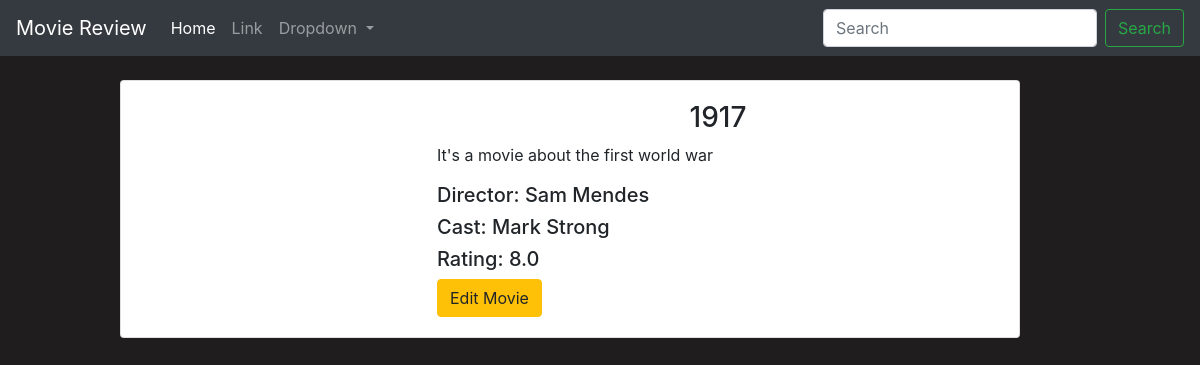
Page /details/3/ on the committed database.
### main/models.py (models this page shows, shortened)
class Movie(models.Model):
    name = models.CharField(max_length=300)
    director = models.CharField(max_length=300)
    cast = models.CharField(max_length=800)
    description = models.TextField(max_length=5000)
    release_date = models.DateField()
    averageRating = models.FloatField()
    image = models.URLField(default=None, null=True)

### main/views.py (the view)
# urls.py: path('details/<int:id>/', views.details, name='detail'),
def details(request, id):
    movie = Movie.objects.get(id=id) # select * from movie where id=id
    context = {
        'movie': movie
    }
    if id <= len(Movie.objects.all()):
        return render(request, 'main/details.html', context)
    else:
        return HttpResponse("<h1>This page doesn't exist</h1>")

### main/templates/main/details.html (shortened to what this page needs)
{% extends 'main/base.html'%}
{%block content%}
<div class="containter center-containter">
    <br>
    <div class="card">
        <div class="card-body">
            <div class="row">
                <div class="col-md-4">
                </div>
                <div class="col-md-8">
                    <h3 class="text-center">{{movie.name}}</h3>
                    <p>{{movie.description}}</p>
                    <h5>Director: {{movie.director}}</h5>
                    <h5>Cast: {{movie.cast}}</h5>
                    <h5>Rating: {{movie.averageRating}}</h5>
                    <a href="{% url 'main:edit_movies' movie.id %}" class="btn btn-warning">Edit Movie</a>
                </div>
            </div>
        </div>
    </div>
</div>
{%endblock%}

### main/static/css/main.css (style rules this page uses)
body { background-color: #1f1d1d; }
.center-containter { width:900px; margin-left: 10%; }

### rows in the picture
Movie: name "1917", description "It's a movie about the first world war", director "Sam Mendes", cast "Mark Strong", averageRating "8.0"
